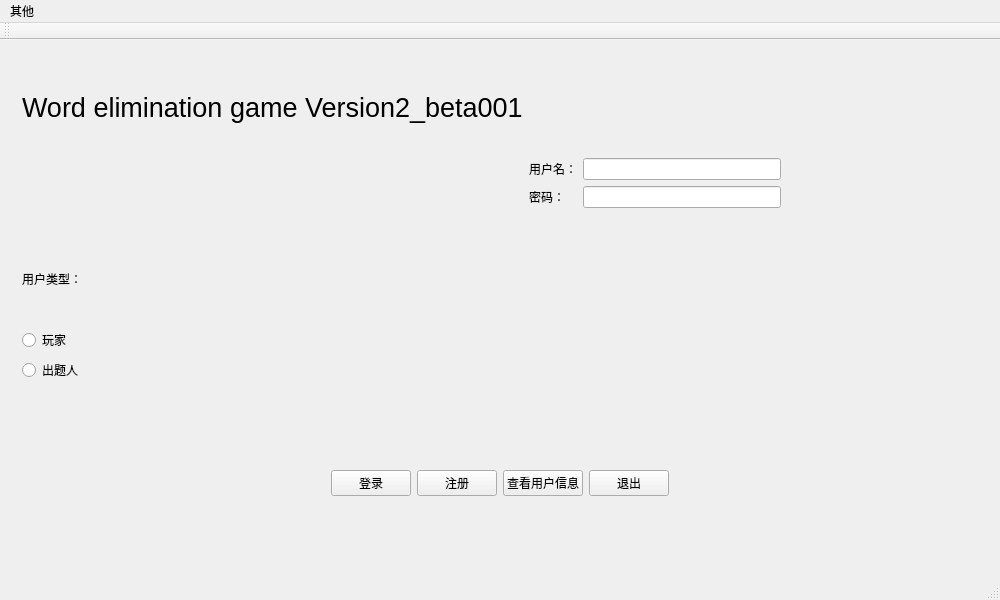
<?xml version="1.0" encoding="UTF-8"?>
<ui version="4.0">
 <class>MainWindow</class>
 <widget class="QMainWindow" name="MainWindow">
  <property name="geometry">
   <rect>
    <x>0</x>
    <y>0</y>
    <width>1000</width>
    <height>600</height>
   </rect>
  </property>
  <property name="minimumSize">
   <size>
    <width>1000</width>
    <height>600</height>
   </size>
  </property>
  <property name="maximumSize">
   <size>
    <width>1000</width>
    <height>600</height>
   </size>
  </property>
  <property name="windowTitle">
   <string>MainWindow</string>
  </property>
  <widget class="QWidget" name="centralWidget">
   <layout class="QVBoxLayout" name="verticalLayout">
    <item>
     <widget class="QWidget" name="widget" native="true">
      <layout class="QGridLayout" name="gridLayout">
       <item row="2" column="1">
        <widget class="QLabel" name="label_2">
         <property name="text">
          <string>密码：</string>
         </property>
        </widget>
       </item>
       <item row="1" column="1">
        <widget class="QLabel" name="label">
         <property name="text">
          <string>用户名：</string>
         </property>
        </widget>
       </item>
       <item row="2" column="2">
        <widget class="QLineEdit" name="input2"/>
       </item>
       <item row="1" column="2">
        <widget class="QLineEdit" name="input1"/>
       </item>
       <item row="1" column="0">
        <spacer name="horizontalSpacer_4">
         <property name="orientation">
          <enum>Qt::Horizontal</enum>
         </property>
         <property name="sizeHint" stdset="0">
          <size>
           <width>40</width>
           <height>20</height>
          </size>
         </property>
        </spacer>
       </item>
       <item row="2" column="3">
        <spacer name="horizontalSpacer">
         <property name="orientation">
          <enum>Qt::Horizontal</enum>
         </property>
         <property name="sizeHint" stdset="0">
          <size>
           <width>40</width>
           <height>20</height>
          </size>
         </property>
        </spacer>
       </item>
       <item row="0" column="0">
        <widget class="QLabel" name="label_4">
         <property name="font">
          <font>
           <pointsize>20</pointsize>
          </font>
         </property>
         <property name="text">
          <string>Word elimination game Version2_beta001</string>
         </property>
        </widget>
       </item>
      </layout>
     </widget>
    </item>
    <item>
     <widget class="QWidget" name="widget_3" native="true">
      <layout class="QVBoxLayout" name="verticalLayout_2">
       <item>
        <widget class="QLabel" name="label_3">
         <property name="text">
          <string>用户类型：</string>
         </property>
        </widget>
       </item>
       <item>
        <widget class="QRadioButton" name="typeplayer">
         <property name="text">
          <string>玩家</string>
         </property>
        </widget>
       </item>
       <item>
        <widget class="QRadioButton" name="typeque">
         <property name="text">
          <string>出题人</string>
         </property>
        </widget>
       </item>
      </layout>
     </widget>
    </item>
    <item>
     <widget class="QWidget" name="widget_4" native="true">
      <layout class="QHBoxLayout" name="horizontalLayout">
       <item>
        <spacer name="horizontalSpacer_2">
         <property name="orientation">
          <enum>Qt::Horizontal</enum>
         </property>
         <property name="sizeHint" stdset="0">
          <size>
           <width>40</width>
           <height>20</height>
          </size>
         </property>
        </spacer>
       </item>
       <item>
        <widget class="QPushButton" name="pushButton">
         <property name="text">
          <string>登录</string>
         </property>
        </widget>
       </item>
       <item>
        <widget class="QPushButton" name="pushButton_2">
         <property name="text">
          <string>注册</string>
         </property>
        </widget>
       </item>
       <item>
        <widget class="QPushButton" name="userdt">
         <property name="text">
          <string>查看用户信息</string>
         </property>
        </widget>
       </item>
       <item>
        <widget class="QPushButton" name="exitbt">
         <property name="text">
          <string>退出</string>
         </property>
        </widget>
       </item>
       <item>
        <spacer name="horizontalSpacer_3">
         <property name="orientation">
          <enum>Qt::Horizontal</enum>
         </property>
         <property name="sizeHint" stdset="0">
          <size>
           <width>40</width>
           <height>20</height>
          </size>
         </property>
        </spacer>
       </item>
      </layout>
     </widget>
    </item>
   </layout>
  </widget>
  <widget class="QMenuBar" name="menuBar">
   <property name="geometry">
    <rect>
     <x>0</x>
     <y>0</y>
     <width>1000</width>
     <height>22</height>
    </rect>
   </property>
   <widget class="QMenu" name="menu">
    <property name="title">
     <string>其他</string>
    </property>
    <addaction name="actionAbout"/>
    <addaction name="actionExit"/>
   </widget>
   <addaction name="menu"/>
  </widget>
  <widget class="QToolBar" name="mainToolBar">
   <attribute name="toolBarArea">
    <enum>TopToolBarArea</enum>
   </attribute>
   <attribute name="toolBarBreak">
    <bool>false</bool>
   </attribute>
  </widget>
  <widget class="QStatusBar" name="statusBar"/>
  <action name="actionAbout">
   <property name="text">
    <string>关于</string>
   </property>
  </action>
  <action name="actionExit">
   <property name="text">
    <string>退出</string>
   </property>
  </action>
 </widget>
 <layoutdefault spacing="6" margin="11"/>
 <resources/>
 <connections/>
</ui>
